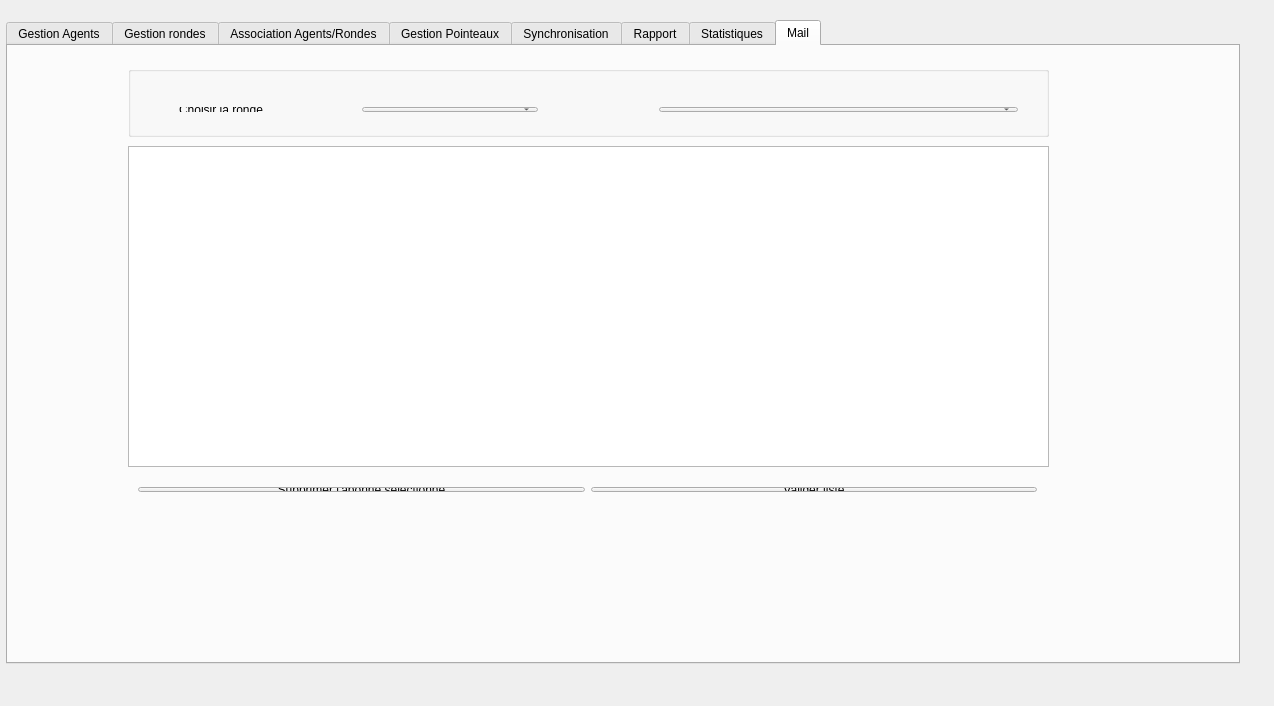
<?xml version="1.0" encoding="UTF-8"?>
<ui version="4.0">
 <class>IHMRapportDeRonde</class>
 <widget class="QWidget" name="IHMRapportDeRonde">
  <property name="geometry">
   <rect>
    <x>0</x>
    <y>0</y>
    <width>1274</width>
    <height>706</height>
   </rect>
  </property>
  <property name="windowTitle">
   <string>IHMRapportDeRonde</string>
  </property>
  <widget class="QTabWidget" name="tabWidget">
   <property name="enabled">
    <bool>true</bool>
   </property>
   <property name="geometry">
    <rect>
     <x>6</x>
     <y>20</y>
     <width>1234</width>
     <height>644</height>
    </rect>
   </property>
   <property name="sizeIncrement">
    <size>
     <width>1</width>
     <height>1</height>
    </size>
   </property>
   <property name="tabShape">
    <enum>QTabWidget::Rounded</enum>
   </property>
   <property name="currentIndex">
    <number>7</number>
   </property>
   <property name="iconSize">
    <size>
     <width>50</width>
     <height>50</height>
    </size>
   </property>
   <widget class="QWidget" name="tab_gestionagents">
    <attribute name="icon">
     <iconset>
      <normaloff>:/images/images/agentIcon.png</normaloff>:/images/images/agentIcon.png</iconset>
    </attribute>
    <attribute name="title">
     <string>Gestion Agents</string>
    </attribute>
   </widget>
   <widget class="QWidget" name="tab_gestionRondes">
    <attribute name="icon">
     <iconset>
      <normaloff>:/images/images/rondeIcon.png</normaloff>:/images/images/rondeIcon.png</iconset>
    </attribute>
    <attribute name="title">
     <string>Gestion rondes</string>
    </attribute>
   </widget>
   <widget class="QWidget" name="tab_associationAR">
    <attribute name="icon">
     <iconset>
      <normaloff>:/images/images/associationIcon.png</normaloff>:/images/images/associationIcon.png</iconset>
    </attribute>
    <attribute name="title">
     <string>Association Agents/Rondes</string>
    </attribute>
   </widget>
   <widget class="QWidget" name="tab_gestionPointeaux">
    <attribute name="icon">
     <iconset>
      <normaloff>:/images/images/pointeauIcon.png</normaloff>:/images/images/pointeauIcon.png</iconset>
    </attribute>
    <attribute name="title">
     <string>Gestion Pointeaux</string>
    </attribute>
   </widget>
   <widget class="QWidget" name="tab_synchronisation">
    <attribute name="icon">
     <iconset>
      <normaloff>:/images/images/synchroIcon.png</normaloff>:/images/images/synchroIcon.png</iconset>
    </attribute>
    <attribute name="title">
     <string>Synchronisation</string>
    </attribute>
   </widget>
   <widget class="QWidget" name="tab_rapport">
    <attribute name="icon">
     <iconset>
      <normaloff>:/images/images/rapportIcon.png</normaloff>:/images/images/rapportIcon.png</iconset>
    </attribute>
    <attribute name="title">
     <string>Rapport</string>
    </attribute>
    <widget class="QGroupBox" name="groupBox">
     <property name="geometry">
      <rect>
       <x>90</x>
       <y>10</y>
       <width>1101</width>
       <height>91</height>
      </rect>
     </property>
     <property name="title">
      <string>Filtres :</string>
     </property>
     <widget class="QWidget" name="layoutWidget">
      <property name="geometry">
       <rect>
        <x>0</x>
        <y>10</y>
        <width>1061</width>
        <height>73</height>
       </rect>
      </property>
      <layout class="QHBoxLayout" name="horizontalLayout_2">
       <item>
        <spacer name="horizontalSpacer_13">
         <property name="orientation">
          <enum>Qt::Horizontal</enum>
         </property>
         <property name="sizeType">
          <enum>QSizePolicy::Minimum</enum>
         </property>
         <property name="sizeHint" stdset="0">
          <size>
           <width>50</width>
           <height>20</height>
          </size>
         </property>
        </spacer>
       </item>
       <item>
        <layout class="QVBoxLayout" name="verticalLayout_5">
         <item>
          <widget class="QLabel" name="labelNomAgent">
           <property name="text">
            <string>Nom de l'agent :</string>
           </property>
          </widget>
         </item>
         <item>
          <widget class="QLineEdit" name="lineEditAgent"/>
         </item>
        </layout>
       </item>
       <item>
        <spacer name="horizontalSpacer_11">
         <property name="orientation">
          <enum>Qt::Horizontal</enum>
         </property>
         <property name="sizeType">
          <enum>QSizePolicy::Minimum</enum>
         </property>
         <property name="sizeHint" stdset="0">
          <size>
           <width>50</width>
           <height>20</height>
          </size>
         </property>
        </spacer>
       </item>
       <item>
        <layout class="QVBoxLayout" name="verticalLayout_6">
         <item>
          <widget class="QLabel" name="labelNomRonde">
           <property name="text">
            <string>Nom de la ronde :</string>
           </property>
          </widget>
         </item>
         <item>
          <widget class="QLineEdit" name="lineEditRonde"/>
         </item>
        </layout>
       </item>
       <item>
        <spacer name="horizontalSpacer_10">
         <property name="orientation">
          <enum>Qt::Horizontal</enum>
         </property>
         <property name="sizeType">
          <enum>QSizePolicy::Minimum</enum>
         </property>
         <property name="sizeHint" stdset="0">
          <size>
           <width>50</width>
           <height>20</height>
          </size>
         </property>
        </spacer>
       </item>
       <item>
        <layout class="QVBoxLayout" name="verticalLayout_8">
         <item>
          <widget class="QLabel" name="labelDate">
           <property name="text">
            <string>Date :</string>
           </property>
          </widget>
         </item>
        </layout>
       </item>
       <item>
        <widget class="QPushButton" name="pushButtonDate">
         <property name="text">
          <string>--/--/----</string>
         </property>
        </widget>
       </item>
       <item>
        <widget class="QPushButton" name="pushButtonDateFin">
         <property name="text">
          <string>--/--/----</string>
         </property>
        </widget>
       </item>
       <item>
        <spacer name="horizontalSpacer_9">
         <property name="orientation">
          <enum>Qt::Horizontal</enum>
         </property>
         <property name="sizeType">
          <enum>QSizePolicy::Minimum</enum>
         </property>
         <property name="sizeHint" stdset="0">
          <size>
           <width>50</width>
           <height>20</height>
          </size>
         </property>
        </spacer>
       </item>
       <item>
        <spacer name="horizontalSpacer_12">
         <property name="orientation">
          <enum>Qt::Horizontal</enum>
         </property>
         <property name="sizeType">
          <enum>QSizePolicy::Minimum</enum>
         </property>
         <property name="sizeHint" stdset="0">
          <size>
           <width>5</width>
           <height>20</height>
          </size>
         </property>
        </spacer>
       </item>
      </layout>
     </widget>
    </widget>
    <widget class="QWidget" name="layoutWidget_2">
     <property name="geometry">
      <rect>
       <x>10</x>
       <y>120</y>
       <width>601</width>
       <height>371</height>
      </rect>
     </property>
     <layout class="QHBoxLayout" name="horizontalLayout_3">
      <item>
       <spacer name="horizontalSpacer_5">
        <property name="orientation">
         <enum>Qt::Horizontal</enum>
        </property>
        <property name="sizeType">
         <enum>QSizePolicy::Fixed</enum>
        </property>
        <property name="sizeHint" stdset="0">
         <size>
          <width>10</width>
          <height>20</height>
         </size>
        </property>
       </spacer>
      </item>
      <item>
       <widget class="QTableWidget" name="tableWidgetRonde"/>
      </item>
      <item>
       <widget class="QTableWidget" name="tableWidgetPointeaux"/>
      </item>
      <item>
       <spacer name="horizontalSpacer_4">
        <property name="orientation">
         <enum>Qt::Horizontal</enum>
        </property>
        <property name="sizeType">
         <enum>QSizePolicy::Fixed</enum>
        </property>
        <property name="sizeHint" stdset="0">
         <size>
          <width>10</width>
          <height>20</height>
         </size>
        </property>
       </spacer>
      </item>
     </layout>
    </widget>
    <widget class="QPushButton" name="pushButtonFermerPhoto">
     <property name="geometry">
      <rect>
       <x>1140</x>
       <y>110</y>
       <width>41</width>
       <height>16</height>
      </rect>
     </property>
     <property name="text">
      <string>X</string>
     </property>
    </widget>
    <widget class="QLabel" name="labelPhoto">
     <property name="geometry">
      <rect>
       <x>630</x>
       <y>110</y>
       <width>551</width>
       <height>281</height>
      </rect>
     </property>
     <property name="text">
      <string/>
     </property>
    </widget>
    <widget class="QCalendarWidget" name="calendarWidget">
     <property name="geometry">
      <rect>
       <x>810</x>
       <y>90</y>
       <width>272</width>
       <height>199</height>
      </rect>
     </property>
    </widget>
    <widget class="QWidget" name="layoutWidget_3">
     <property name="geometry">
      <rect>
       <x>10</x>
       <y>30</y>
       <width>71</width>
       <height>71</height>
      </rect>
     </property>
     <layout class="QHBoxLayout" name="horizontalLayout_8">
      <item>
       <spacer name="horizontalSpacer_7">
        <property name="orientation">
         <enum>Qt::Horizontal</enum>
        </property>
        <property name="sizeType">
         <enum>QSizePolicy::Maximum</enum>
        </property>
        <property name="sizeHint" stdset="0">
         <size>
          <width>5</width>
          <height>20</height>
         </size>
        </property>
       </spacer>
      </item>
      <item>
       <widget class="QPushButton" name="pushButtonRetour">
        <property name="text">
         <string/>
        </property>
       </widget>
      </item>
      <item>
       <spacer name="horizontalSpacer_8">
        <property name="orientation">
         <enum>Qt::Horizontal</enum>
        </property>
        <property name="sizeType">
         <enum>QSizePolicy::Maximum</enum>
        </property>
        <property name="sizeHint" stdset="0">
         <size>
          <width>5</width>
          <height>20</height>
         </size>
        </property>
       </spacer>
      </item>
     </layout>
    </widget>
    <widget class="QWidget" name="layoutWidget_4">
     <property name="geometry">
      <rect>
       <x>0</x>
       <y>520</y>
       <width>1221</width>
       <height>29</height>
      </rect>
     </property>
     <layout class="QHBoxLayout" name="horizontalLayout_6">
      <item>
       <spacer name="horizontalSpacerGaucheBouton">
        <property name="orientation">
         <enum>Qt::Horizontal</enum>
        </property>
        <property name="sizeType">
         <enum>QSizePolicy::Preferred</enum>
        </property>
        <property name="sizeHint" stdset="0">
         <size>
          <width>450</width>
          <height>20</height>
         </size>
        </property>
       </spacer>
      </item>
      <item>
       <layout class="QHBoxLayout" name="horizontalLayout_4">
        <item>
         <widget class="QPushButton" name="pushButtonGenererPDF">
          <property name="text">
           <string>Générer PDF</string>
          </property>
         </widget>
        </item>
        <item>
         <widget class="QPushButton" name="pushButtonApercuPDF">
          <property name="text">
           <string>Aperçu pour impression</string>
          </property>
         </widget>
        </item>
       </layout>
      </item>
      <item>
       <spacer name="horizontalSpacerDroiteBouton">
        <property name="orientation">
         <enum>Qt::Horizontal</enum>
        </property>
        <property name="sizeType">
         <enum>QSizePolicy::Preferred</enum>
        </property>
        <property name="sizeHint" stdset="0">
         <size>
          <width>450</width>
          <height>20</height>
         </size>
        </property>
       </spacer>
      </item>
     </layout>
    </widget>
    <widget class="QScrollArea" name="scrollAreaPhoto">
     <property name="geometry">
      <rect>
       <x>630</x>
       <y>410</y>
       <width>551</width>
       <height>81</height>
      </rect>
     </property>
     <property name="widgetResizable">
      <bool>true</bool>
     </property>
     <widget class="QWidget" name="scrollAreaWidgetContents">
      <property name="geometry">
       <rect>
        <x>0</x>
        <y>0</y>
        <width>549</width>
        <height>79</height>
       </rect>
      </property>
     </widget>
    </widget>
    <widget class="QCalendarWidget" name="calendarWidgetFin">
     <property name="geometry">
      <rect>
       <x>930</x>
       <y>90</y>
       <width>272</width>
       <height>171</height>
      </rect>
     </property>
    </widget>
    <zorder>layoutWidget_2</zorder>
    <zorder>layoutWidget_3</zorder>
    <zorder>layoutWidget_4</zorder>
    <zorder>groupBox</zorder>
    <zorder>labelPhoto</zorder>
    <zorder>calendarWidget</zorder>
    <zorder>pushButtonFermerPhoto</zorder>
    <zorder>scrollAreaPhoto</zorder>
    <zorder>calendarWidgetFin</zorder>
   </widget>
   <widget class="QWidget" name="tab">
    <property name="enabled">
     <bool>true</bool>
    </property>
    <attribute name="icon">
     <iconset>
      <normaloff>:/images/images/graphicone.png</normaloff>:/images/images/graphicone.png</iconset>
    </attribute>
    <attribute name="title">
     <string>Statistiques</string>
    </attribute>
   </widget>
   <widget class="QWidget" name="tabEnvoieMail">
    <attribute name="icon">
     <iconset>
      <normaloff>:/images/images/Logo_mail.png</normaloff>:/images/images/Logo_mail.png</iconset>
    </attribute>
    <attribute name="title">
     <string>Mail</string>
    </attribute>
    <widget class="QListWidget" name="listWidget">
     <property name="geometry">
      <rect>
       <x>120</x>
       <y>100</y>
       <width>921</width>
       <height>321</height>
      </rect>
     </property>
    </widget>
    <widget class="QWidget" name="layoutWidget_8">
     <property name="geometry">
      <rect>
       <x>119</x>
       <y>430</y>
       <width>921</width>
       <height>27</height>
      </rect>
     </property>
     <layout class="QHBoxLayout" name="horizontalLayout_9">
      <item>
       <widget class="QPushButton" name="pushButtonSupprimerAbonne">
        <property name="text">
         <string>Supprimer l'abonné séléctionné</string>
        </property>
       </widget>
      </item>
      <item>
       <widget class="QPushButton" name="pushButtonValiderListe">
        <property name="text">
         <string>Valider liste</string>
        </property>
       </widget>
      </item>
     </layout>
    </widget>
    <widget class="QGroupBox" name="groupBox_2">
     <property name="geometry">
      <rect>
       <x>120</x>
       <y>20</y>
       <width>921</width>
       <height>71</height>
      </rect>
     </property>
     <property name="title">
      <string/>
     </property>
     <widget class="QWidget" name="layoutWidget_7">
      <property name="geometry">
       <rect>
        <x>520</x>
        <y>30</y>
        <width>381</width>
        <height>27</height>
       </rect>
      </property>
      <layout class="QHBoxLayout" name="horizontalLayout">
       <item>
        <widget class="QComboBox" name="comboBoxListeAbonnees"/>
       </item>
      </layout>
     </widget>
     <widget class="QWidget" name="layoutWidget_5">
      <property name="geometry">
       <rect>
        <x>40</x>
        <y>30</y>
        <width>381</width>
        <height>27</height>
       </rect>
      </property>
      <layout class="QHBoxLayout" name="horizontalLayout_5">
       <item>
        <widget class="QLabel" name="label_2">
         <property name="text">
          <string>Choisir la ronde</string>
         </property>
        </widget>
       </item>
       <item>
        <widget class="QComboBox" name="comboBoxRondeASelectionner">
         <property name="editable">
          <bool>false</bool>
         </property>
         <property name="currentText">
          <string comment="Choisir la ronde"/>
         </property>
         <property name="currentIndex">
          <number>-1</number>
         </property>
        </widget>
       </item>
      </layout>
     </widget>
    </widget>
   </widget>
  </widget>
 </widget>
 <layoutdefault spacing="6" margin="11"/>
 <resources/>
 <connections/>
</ui>
